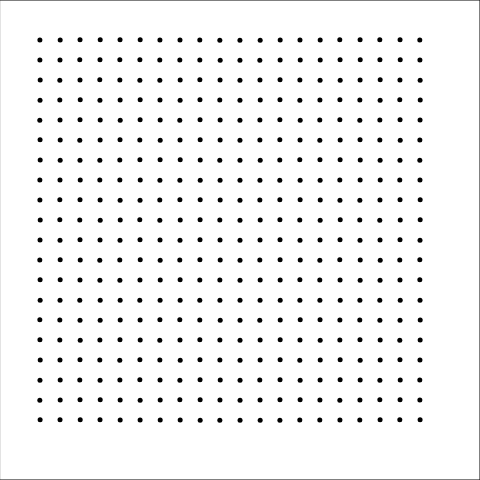
Frame 1 (no input)
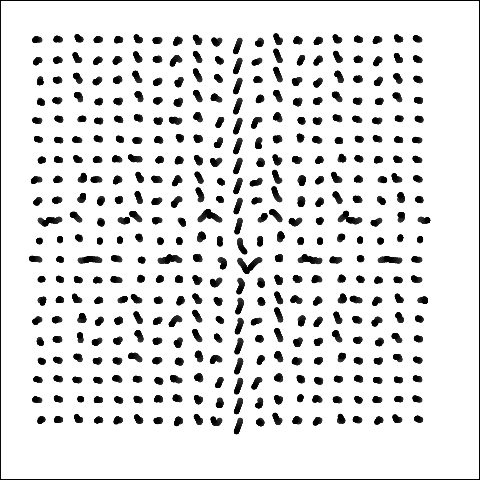
Frame 60 (no input)
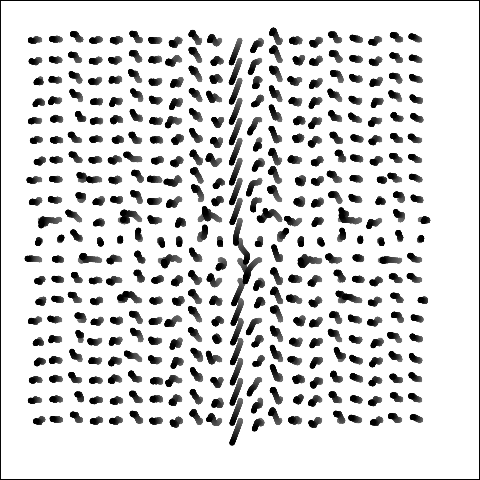
Frame 120 (the mouse pressed at the canvas centre since frame 60)

The p5.js sketch that drew these frames (run headless with seeded random() and noise() and a simulated clock; from frame 60 on, the mouse is pressed at the canvas centre):

// p5.js sketch
// ── sketch.js
var pos;

var lastTime = 0;

// 函数setup() ：准备阶段
function setup() 
{
	createCanvas(480,480);
	
	pos = new Array();
	for(var i=-10;i<10;i++)
	{
		pos[i] = new Array();
		for(var j=-10;j<10;j++)
		{
			pos[i][j] = createVector(i*20,j*20);
		}
	}

	lastTime = getTime();
	//lastTime = 0.0;
}

// 函数draw()：作画阶段
function draw() {
	
	fill(255,1);
	rect(0,0,width,height);

	var tNow = getTime(); // 当前时刻
	var dt = tNow - lastTime; // 时差

	//var dx = y * dt;
	//var dy = x * dt;
	for(var i=-10;i<10;i++)
	{
		for(var j=-10;j<10;j++)
		{
			var p = pos[i][j];
			var dx = 12*sin(0.1*p.y*sin(0.23*p.x+tNow)) * dt;
			var dy = 12*cos(0.1*p.x*cos(0.025*p.y+2*tNow)) * dt;
			p.x += dx;
			p.y += dy;
			pos[i][j] = p;
			drawBall(p.x,p.y);
		}
	}

	lastTime = tNow;// 记录时刻
}

function drawBall(x,y)
{
	push();
	translate(width/2,height/2);
	translate(x,y);
	scale(50,50);
	fill(0);// 填充白色
	noStroke();
	ellipse(0,0,0.1,0.1); // 画圆形
	pop();
}


function getTime()
{
	return millis()/1000;
}
